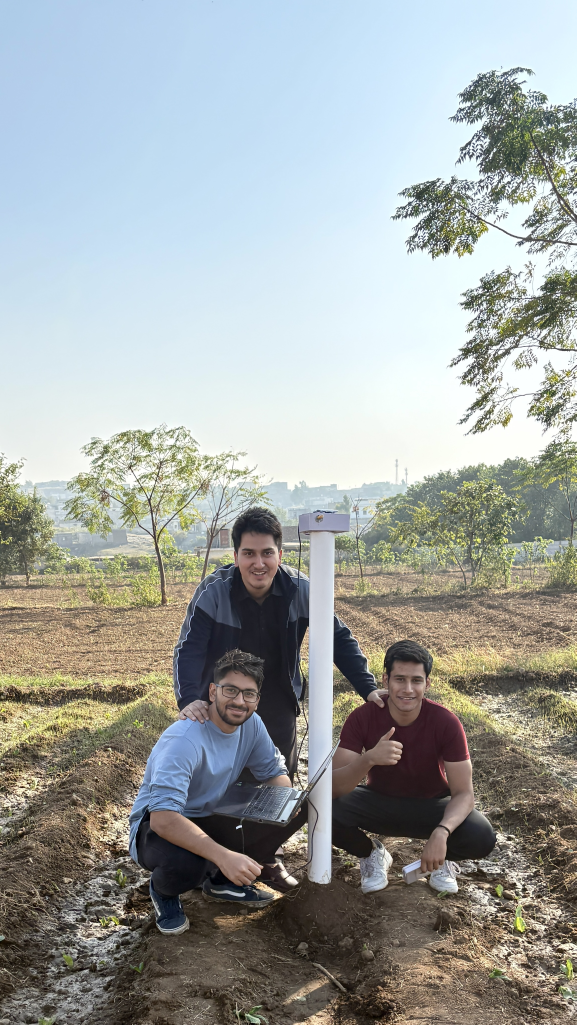
#> input picture Projects Pics/IRIS Pic.jpeg, 2305 x 4098 px, found by its file name (shown at 1/4 size)
$ python crop_iris.py
#> lines starting #> are read from the running program, lines starting #| are printed output that depends on the picture
from PIL import Image
img = Image.open("Projects Pics/IRIS Pic.jpeg").convert("RGB")
#> img is the input picture: PIL image 2305x4098 RGB; mean R, G, B 159.3, 163.9, 161.7
W,H = img.size
#> W = 2305; H = 4098
# keep the people band: drop top ~37% (sky/trees), keep down to ~99%
top = int(0.37*H); bottom = int(0.99*H)
#> after `top = int(0.37 * H)`: top = 1516
#> after `bottom = int(0.99 * H)`: bottom = 4057
crop = img.crop((0, top, W, bottom))
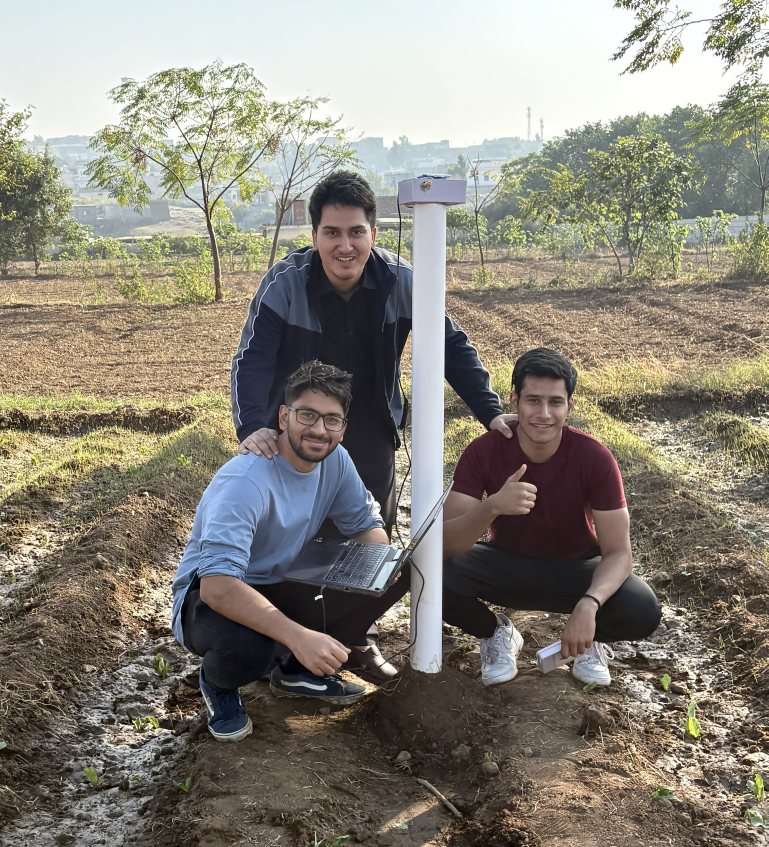
#> crop: PIL image 2305x2541 RGB (shown at 1/3 size); mean R, G, B 136.9, 132.4, 121.3
# scale to max width 1400
mw=1200
if crop.width>mw:
    h=round(crop.height*mw/crop.width); crop=crop.resize((mw,h), Image.LANCZOS)
#> after `h = round(crop.height * mw / crop.width)`: h = 1323
#> after `crop = crop.resize((mw, h), Image.LANCZOS)`:
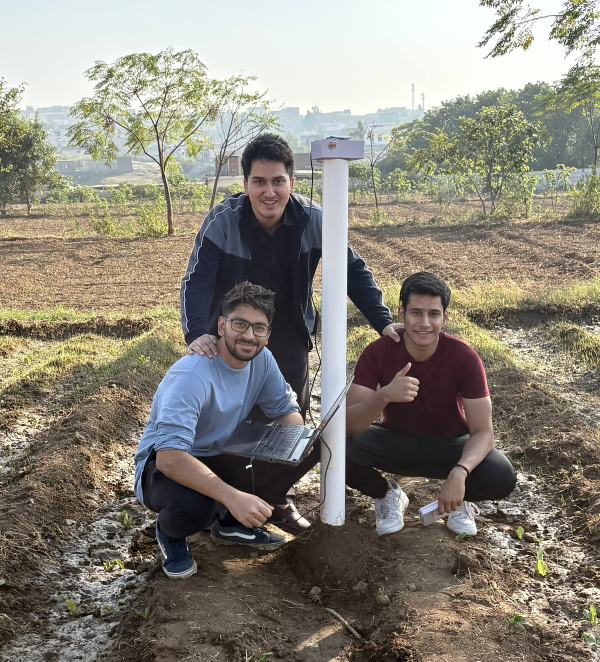
#> crop: PIL image 1200x1323 RGB (shown at 1/2 size); mean R, G, B 136.8, 132.4, 121.3
crop.save("public/media/iris-team.webp","WEBP",quality=80,method=6)
import os
print(f"iris-team.webp {crop.width}x{crop.height} {os.path.getsize('public/media/iris-team.webp')//1024}KB")
#| iris-team.webp 1200x1323 398KB
